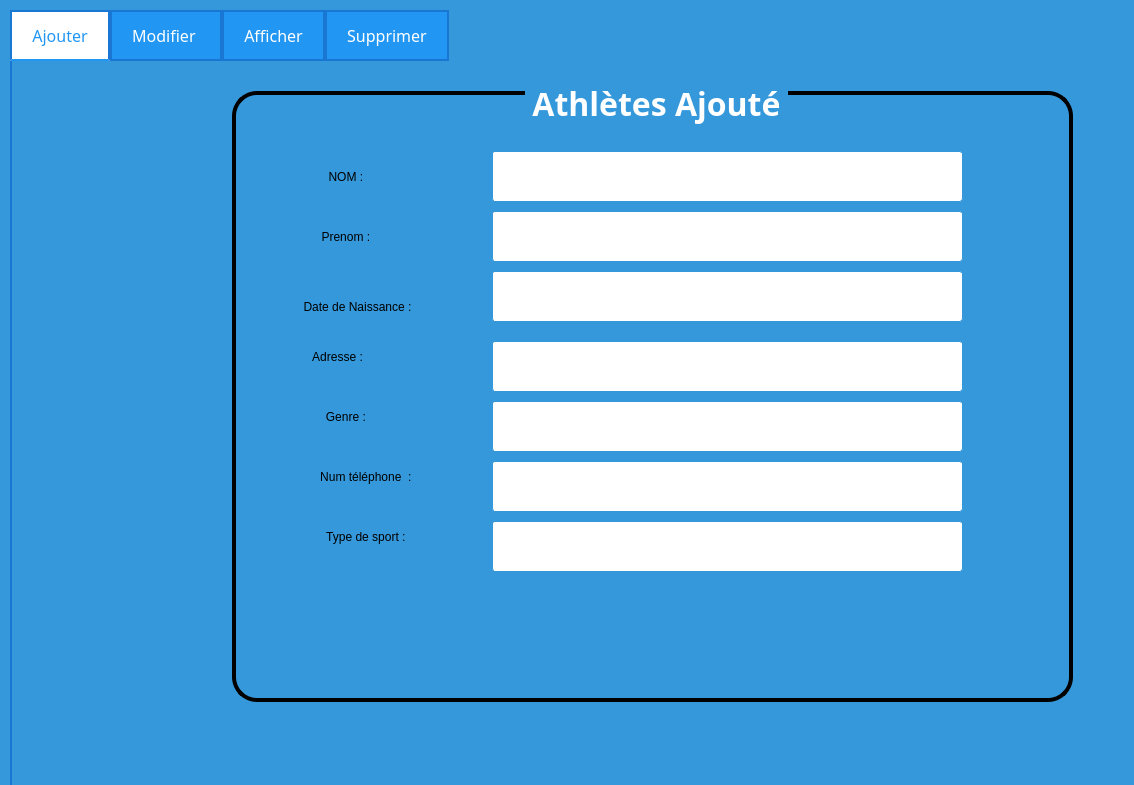
<?xml version="1.0" encoding="UTF-8"?>
<ui version="4.0">
 <class>Dialog</class>
 <widget class="QDialog" name="Dialog">
  <property name="geometry">
   <rect>
    <x>0</x>
    <y>0</y>
    <width>1134</width>
    <height>785</height>
   </rect>
  </property>
  <property name="windowTitle">
   <string>Dialog</string>
  </property>
  <property name="styleSheet">
   <string notr="true">background-color: rgb(52, 152, 219);</string>
  </property>
  <widget class="QTabWidget" name="tabWidget">
   <property name="geometry">
    <rect>
     <x>10</x>
     <y>10</y>
     <width>1902</width>
     <height>1019</height>
    </rect>
   </property>
   <property name="font">
    <font>
     <family>Arial Rounded MT Bold</family>
     <pointsize>20</pointsize>
    </font>
   </property>
   <property name="styleSheet">
    <string notr="true">/* Fond du QTabWidget */
QTabWidget {
    background: qlineargradient(spread:pad, x1:0, y1:0, x2:0, y2:1, stop:0 rgba(30, 144, 255, 255), stop:1 rgba(0, 70, 128, 255));
}

/* Style des onglets */
QTabBar::tab {
    background-color: #2196F3; /* Bleu primaire du thème de sport nautique */
    color: #ffffff; /* Texte blanc */
    border: 2px solid #1976D2; /* Bordure bleu foncé */
    padding: 12px 20px; /* Espacement interne - ajustez selon vos besoins */
    text-align: center; /* Centrer le texte */
}

/* Style des onglets lorsqu'ils sont survolés */
QTabBar::tab:hover {
    background-color: #1565C0; /* Bleu plus foncé au survol */
}

/* Style des onglets actifs */
QTabBar::tab:selected {
    background-color: #ffffff; /* Fond blanc pour l'onglet actif */
    color: #2196F3; /* Texte bleu primaire pour l'onglet actif */
    border-bottom: 2px solid #2196F3; /* Bordure bleu primaire en bas de l'onglet actif */
}

/* Style du contenu des onglets */
QTabWidget::pane {
    border: 2px solid #1976D2; /* Bordure bleu foncé pour le contenu des onglets */
    border-top: 0; /* Supprimer la bordure supérieure */
}

/* Style des boutons de fermeture des onglets */
QTabBar::close-button {
    image: url(close.png); /* Remplacez par le chemin de votre icône de fermeture */
    subcontrol-position: right; /* Position à droite du texte de l'onglet */
}

QTabBar::close-button:hover {
    image: url(close-hover.png); /* Icône de fermeture au survol */
}

/* Ajustement de la police */
QTabBar {
    font-size: 16px; /* Taille de la police pour les onglets */
    qproperty-drawBase: 0; /* Désactiver le dessin de la base (fond) de l'onglet */
}
</string>
   </property>
   <property name="currentIndex">
    <number>0</number>
   </property>
   <widget class="QWidget" name="Ajouter">
    <attribute name="title">
     <string>Ajouter</string>
    </attribute>
    <widget class="QGroupBox" name="groupBox">
     <property name="geometry">
      <rect>
       <x>220</x>
       <y>20</y>
       <width>841</width>
       <height>621</height>
      </rect>
     </property>
     <property name="font">
      <font>
       <family>Trebuchet MS</family>
       <pointsize>24</pointsize>
       <weight>75</weight>
       <bold>true</bold>
      </font>
     </property>
     <property name="styleSheet">
      <string notr="true">/* Style de base pour la QGroupBox */
QGroupBox {
    border: 4px solid #000000; /* Bordure bleue */
    border-radius: 25px; /* Coins arrondis */
    margin-top: 10px; /* Marge en haut */
}

/* Style du titre de la QGroupBox */
QGroupBox::title {
    subcontrol-origin: margin;
    subcontrol-position: top center;
    padding: 0 3px;
    background-color: #3498db; /* Fond bleu pour le titre */
    color: #ffffff; /* Texte blanc pour le titre */
}

/* Style des QLabel à l'intérieur de la QGroupBox */
QLabel {
    color: #000000; /* Couleur du texte */
}

/* Style des QRadioButton à l'intérieur de la QGroupBox */
QRadioButton {
    color: #333333; /* Couleur du texte */
}

/* Style des QComboBox à l'intérieur de la QGroupBox */
QComboBox {
    background-color: #ffffff; /* Fond blanc */
    color: #333333; /* Couleur du texte */
    border: 1px solid #3498db; /* Bordure bleue */
    border-radius: 3px; /* Coins arrondis */
    padding: 2px; /* Espacement interne */
}

/* Style des QLineEdit à l'intérieur de la QGroupBox */
QLineEdit {
    background-color: #ffffff; /* Fond blanc */
    color: #333333; /* Couleur du texte */
    border: 1px solid #3498db; /* Bordure bleue */
    border-radius: 3px; /* Coins arrondis */
    padding: 2px; /* Espacement interne */
}

/* Style des QSpinBox à l'intérieur de la QGroupBox */
QSpinBox {
    background-color: #ffffff; /* Fond blanc */
    color: #333333; /* Couleur du texte */
    border: 1px solid #3498db; /* Bordure bleue */
    border-radius: 3px; /* Coins arrondis */
    padding: 2px; /* Espacement interne */
}

/* Style général pour les widgets lorsqu'ils sont désactivés */
QWidget:disabled {
    background-color: #f0f0f0; /* Fond gris clair pour les widgets désactivés */
    color: #a0a0a0; /* Couleur du texte grise pour les widgets désactivés */
}</string>
     </property>
     <property name="title">
      <string>Athlètes Ajouté</string>
     </property>
     <property name="alignment">
      <set>Qt::AlignCenter</set>
     </property>
     <widget class="QLabel" name="label">
      <property name="geometry">
       <rect>
        <x>50</x>
        <y>80</y>
        <width>131</width>
        <height>31</height>
       </rect>
      </property>
      <property name="styleSheet">
       <string notr="true">font: italic 14pt &quot;Times New Roman&quot;;</string>
      </property>
      <property name="text">
       <string>NOM : </string>
      </property>
      <property name="alignment">
       <set>Qt::AlignCenter</set>
      </property>
     </widget>
     <widget class="QLabel" name="label_2">
      <property name="geometry">
       <rect>
        <x>50</x>
        <y>140</y>
        <width>131</width>
        <height>31</height>
       </rect>
      </property>
      <property name="styleSheet">
       <string notr="true">font: italic 14pt &quot;Times New Roman&quot;;</string>
      </property>
      <property name="text">
       <string>Prenom : </string>
      </property>
      <property name="alignment">
       <set>Qt::AlignCenter</set>
      </property>
     </widget>
     <widget class="QLabel" name="label_3">
      <property name="geometry">
       <rect>
        <x>40</x>
        <y>210</y>
        <width>171</width>
        <height>31</height>
       </rect>
      </property>
      <property name="styleSheet">
       <string notr="true">font: italic 14pt &quot;Times New Roman&quot;;</string>
      </property>
      <property name="text">
       <string>Date de Naissance :</string>
      </property>
      <property name="alignment">
       <set>Qt::AlignCenter</set>
      </property>
     </widget>
     <widget class="QLabel" name="label_4">
      <property name="geometry">
       <rect>
        <x>40</x>
        <y>260</y>
        <width>131</width>
        <height>31</height>
       </rect>
      </property>
      <property name="styleSheet">
       <string notr="true">font: italic 14pt &quot;Times New Roman&quot;;</string>
      </property>
      <property name="text">
       <string>Adresse :</string>
      </property>
      <property name="alignment">
       <set>Qt::AlignCenter</set>
      </property>
     </widget>
     <widget class="QLabel" name="label_5">
      <property name="geometry">
       <rect>
        <x>50</x>
        <y>320</y>
        <width>131</width>
        <height>31</height>
       </rect>
      </property>
      <property name="styleSheet">
       <string notr="true">font: italic 14pt &quot;Times New Roman&quot;;</string>
      </property>
      <property name="text">
       <string>Genre : </string>
      </property>
      <property name="alignment">
       <set>Qt::AlignCenter</set>
      </property>
     </widget>
     <widget class="QLabel" name="label_6">
      <property name="geometry">
       <rect>
        <x>40</x>
        <y>380</y>
        <width>191</width>
        <height>31</height>
       </rect>
      </property>
      <property name="styleSheet">
       <string notr="true">font: italic 14pt &quot;Times New Roman&quot;;</string>
      </property>
      <property name="text">
       <string>Num téléphone  : </string>
      </property>
      <property name="alignment">
       <set>Qt::AlignCenter</set>
      </property>
     </widget>
     <widget class="QLineEdit" name="lineedit_nom2">
      <property name="geometry">
       <rect>
        <x>260</x>
        <y>70</y>
        <width>471</width>
        <height>51</height>
       </rect>
      </property>
      <property name="font">
       <font>
        <pointsize>14</pointsize>
       </font>
      </property>
      <property name="alignment">
       <set>Qt::AlignCenter</set>
      </property>
      <property name="readOnly">
       <bool>true</bool>
      </property>
      <property name="placeholderText">
       <string/>
      </property>
     </widget>
     <widget class="QLineEdit" name="lineedit_prenom2">
      <property name="geometry">
       <rect>
        <x>260</x>
        <y>130</y>
        <width>471</width>
        <height>51</height>
       </rect>
      </property>
      <property name="font">
       <font>
        <pointsize>14</pointsize>
       </font>
      </property>
      <property name="alignment">
       <set>Qt::AlignCenter</set>
      </property>
      <property name="readOnly">
       <bool>true</bool>
      </property>
      <property name="placeholderText">
       <string/>
      </property>
     </widget>
     <widget class="QLineEdit" name="lineedit_adresse2">
      <property name="geometry">
       <rect>
        <x>260</x>
        <y>260</y>
        <width>471</width>
        <height>51</height>
       </rect>
      </property>
      <property name="font">
       <font>
        <pointsize>14</pointsize>
       </font>
      </property>
      <property name="alignment">
       <set>Qt::AlignCenter</set>
      </property>
      <property name="readOnly">
       <bool>true</bool>
      </property>
      <property name="placeholderText">
       <string/>
      </property>
     </widget>
     <widget class="QLineEdit" name="lineedit_tel2">
      <property name="geometry">
       <rect>
        <x>260</x>
        <y>380</y>
        <width>471</width>
        <height>51</height>
       </rect>
      </property>
      <property name="font">
       <font>
        <pointsize>14</pointsize>
       </font>
      </property>
      <property name="alignment">
       <set>Qt::AlignCenter</set>
      </property>
      <property name="readOnly">
       <bool>true</bool>
      </property>
      <property name="placeholderText">
       <string/>
      </property>
     </widget>
     <widget class="QLabel" name="label_13">
      <property name="geometry">
       <rect>
        <x>40</x>
        <y>440</y>
        <width>191</width>
        <height>31</height>
       </rect>
      </property>
      <property name="styleSheet">
       <string notr="true">font: italic 14pt &quot;Times New Roman&quot;;</string>
      </property>
      <property name="text">
       <string>Type de sport : </string>
      </property>
      <property name="alignment">
       <set>Qt::AlignCenter</set>
      </property>
     </widget>
     <widget class="QLineEdit" name="lineedit_date">
      <property name="geometry">
       <rect>
        <x>260</x>
        <y>190</y>
        <width>471</width>
        <height>51</height>
       </rect>
      </property>
      <property name="font">
       <font>
        <pointsize>14</pointsize>
       </font>
      </property>
      <property name="alignment">
       <set>Qt::AlignCenter</set>
      </property>
      <property name="readOnly">
       <bool>true</bool>
      </property>
      <property name="placeholderText">
       <string/>
      </property>
     </widget>
     <widget class="QLineEdit" name="lineedit_genre2">
      <property name="geometry">
       <rect>
        <x>260</x>
        <y>320</y>
        <width>471</width>
        <height>51</height>
       </rect>
      </property>
      <property name="font">
       <font>
        <pointsize>14</pointsize>
       </font>
      </property>
      <property name="alignment">
       <set>Qt::AlignCenter</set>
      </property>
      <property name="readOnly">
       <bool>true</bool>
      </property>
      <property name="placeholderText">
       <string/>
      </property>
     </widget>
     <widget class="QLineEdit" name="lineedit_typesport">
      <property name="geometry">
       <rect>
        <x>260</x>
        <y>440</y>
        <width>471</width>
        <height>51</height>
       </rect>
      </property>
      <property name="font">
       <font>
        <pointsize>14</pointsize>
       </font>
      </property>
      <property name="alignment">
       <set>Qt::AlignCenter</set>
      </property>
      <property name="readOnly">
       <bool>true</bool>
      </property>
      <property name="placeholderText">
       <string/>
      </property>
     </widget>
    </widget>
   </widget>
   <widget class="QWidget" name="Modifier">
    <attribute name="title">
     <string>Modifier </string>
    </attribute>
    <widget class="QGroupBox" name="groupBox_3">
     <property name="geometry">
      <rect>
       <x>90</x>
       <y>40</y>
       <width>1221</width>
       <height>621</height>
      </rect>
     </property>
     <property name="font">
      <font>
       <family>Trebuchet MS</family>
       <pointsize>24</pointsize>
       <weight>75</weight>
       <bold>true</bold>
      </font>
     </property>
     <property name="styleSheet">
      <string notr="true">/* Style de base pour la QGroupBox */
QGroupBox {
    border: 4px solid #000000; /* Bordure bleue */
    border-radius: 25px; /* Coins arrondis */
    margin-top: 10px; /* Marge en haut */
}

/* Style du titre de la QGroupBox */
QGroupBox::title {
    subcontrol-origin: margin;
    subcontrol-position: top center;
    padding: 0 3px;
    background-color: #3498db; /* Fond bleu pour le titre */
    color: #ffffff; /* Texte blanc pour le titre */
}

/* Style des QLabel à l'intérieur de la QGroupBox */
QLabel {
    color: #000000; /* Couleur du texte */
}

/* Style des QRadioButton à l'intérieur de la QGroupBox */
QRadioButton {
    color: #333333; /* Couleur du texte */
}

/* Style des QComboBox à l'intérieur de la QGroupBox */
QComboBox {
    background-color: #ffffff; /* Fond blanc */
    color: #333333; /* Couleur du texte */
    border: 1px solid #3498db; /* Bordure bleue */
    border-radius: 3px; /* Coins arrondis */
    padding: 2px; /* Espacement interne */
}

/* Style des QLineEdit à l'intérieur de la QGroupBox */
QLineEdit {
    background-color: #ffffff; /* Fond blanc */
    color: #333333; /* Couleur du texte */
    border: 1px solid #3498db; /* Bordure bleue */
    border-radius: 3px; /* Coins arrondis */
    padding: 2px; /* Espacement interne */
}

/* Style des QSpinBox à l'intérieur de la QGroupBox */
QSpinBox {
    background-color: #ffffff; /* Fond blanc */
    color: #333333; /* Couleur du texte */
    border: 1px solid #3498db; /* Bordure bleue */
    border-radius: 3px; /* Coins arrondis */
    padding: 2px; /* Espacement interne */
}

/* Style général pour les widgets lorsqu'ils sont désactivés */
QWidget:disabled {
    background-color: #f0f0f0; /* Fond gris clair pour les widgets désactivés */
    color: #a0a0a0; /* Couleur du texte grise pour les widgets désactivés */
}</string>
     </property>
     <property name="title">
      <string>MODIFIER</string>
     </property>
     <property name="alignment">
      <set>Qt::AlignCenter</set>
     </property>
     <widget class="QLabel" name="label_7">
      <property name="geometry">
       <rect>
        <x>50</x>
        <y>80</y>
        <width>131</width>
        <height>31</height>
       </rect>
      </property>
      <property name="styleSheet">
       <string notr="true">font: italic 14pt &quot;Times New Roman&quot;;</string>
      </property>
      <property name="text">
       <string>NOM : </string>
      </property>
      <property name="alignment">
       <set>Qt::AlignCenter</set>
      </property>
     </widget>
     <widget class="QLabel" name="label_8">
      <property name="geometry">
       <rect>
        <x>50</x>
        <y>140</y>
        <width>131</width>
        <height>31</height>
       </rect>
      </property>
      <property name="styleSheet">
       <string notr="true">font: italic 14pt &quot;Times New Roman&quot;;</string>
      </property>
      <property name="text">
       <string>Prenom : </string>
      </property>
      <property name="alignment">
       <set>Qt::AlignCenter</set>
      </property>
     </widget>
     <widget class="QLabel" name="label_9">
      <property name="geometry">
       <rect>
        <x>40</x>
        <y>210</y>
        <width>171</width>
        <height>31</height>
       </rect>
      </property>
      <property name="styleSheet">
       <string notr="true">font: italic 14pt &quot;Times New Roman&quot;;</string>
      </property>
      <property name="text">
       <string>Date de Naissance :</string>
      </property>
      <property name="alignment">
       <set>Qt::AlignCenter</set>
      </property>
     </widget>
     <widget class="QLabel" name="label_10">
      <property name="geometry">
       <rect>
        <x>40</x>
        <y>260</y>
        <width>131</width>
        <height>31</height>
       </rect>
      </property>
      <property name="styleSheet">
       <string notr="true">font: italic 14pt &quot;Times New Roman&quot;;</string>
      </property>
      <property name="text">
       <string>Adresse :</string>
      </property>
      <property name="alignment">
       <set>Qt::AlignCenter</set>
      </property>
     </widget>
     <widget class="QLabel" name="label_11">
      <property name="geometry">
       <rect>
        <x>50</x>
        <y>320</y>
        <width>131</width>
        <height>31</height>
       </rect>
      </property>
      <property name="styleSheet">
       <string notr="true">font: italic 14pt &quot;Times New Roman&quot;;</string>
      </property>
      <property name="text">
       <string>Genre : </string>
      </property>
      <property name="alignment">
       <set>Qt::AlignCenter</set>
      </property>
     </widget>
     <widget class="QLabel" name="label_12">
      <property name="geometry">
       <rect>
        <x>40</x>
        <y>380</y>
        <width>191</width>
        <height>31</height>
       </rect>
      </property>
      <property name="styleSheet">
       <string notr="true">font: italic 14pt &quot;Times New Roman&quot;;</string>
      </property>
      <property name="text">
       <string>Num téléphone  : </string>
      </property>
      <property name="alignment">
       <set>Qt::AlignCenter</set>
      </property>
     </widget>
     <widget class="QLineEdit" name="lineedit_nom_2">
      <property name="geometry">
       <rect>
        <x>260</x>
        <y>70</y>
        <width>471</width>
        <height>51</height>
       </rect>
      </property>
      <property name="font">
       <font>
        <pointsize>14</pointsize>
       </font>
      </property>
      <property name="alignment">
       <set>Qt::AlignCenter</set>
      </property>
      <property name="placeholderText">
       <string>Modifier le nom </string>
      </property>
     </widget>
     <widget class="QLineEdit" name="lineedit_prenom_2">
      <property name="geometry">
       <rect>
        <x>260</x>
        <y>130</y>
        <width>471</width>
        <height>51</height>
       </rect>
      </property>
      <property name="font">
       <font>
        <pointsize>14</pointsize>
       </font>
      </property>
      <property name="alignment">
       <set>Qt::AlignCenter</set>
      </property>
      <property name="placeholderText">
       <string>Modifier le Prenom</string>
      </property>
     </widget>
     <widget class="QLineEdit" name="lineedit_adresse_2">
      <property name="geometry">
       <rect>
        <x>260</x>
        <y>260</y>
        <width>471</width>
        <height>51</height>
       </rect>
      </property>
      <property name="font">
       <font>
        <pointsize>14</pointsize>
       </font>
      </property>
      <property name="alignment">
       <set>Qt::AlignCenter</set>
      </property>
      <property name="placeholderText">
       <string>Modifier l'Adresse</string>
      </property>
     </widget>
     <widget class="QLineEdit" name="lineedit_tel_2">
      <property name="geometry">
       <rect>
        <x>260</x>
        <y>380</y>
        <width>471</width>
        <height>51</height>
       </rect>
      </property>
      <property name="font">
       <font>
        <pointsize>14</pointsize>
       </font>
      </property>
      <property name="alignment">
       <set>Qt::AlignCenter</set>
      </property>
      <property name="placeholderText">
       <string>Entrez votre numero de téléphone </string>
      </property>
     </widget>
     <widget class="QRadioButton" name="radiobutton_homme_2">
      <property name="geometry">
       <rect>
        <x>266</x>
        <y>329</y>
        <width>151</width>
        <height>31</height>
       </rect>
      </property>
      <property name="font">
       <font>
        <pointsize>14</pointsize>
       </font>
      </property>
      <property name="text">
       <string>Homme</string>
      </property>
     </widget>
     <widget class="QRadioButton" name="radiobutton_femme_2">
      <property name="geometry">
       <rect>
        <x>510</x>
        <y>340</y>
        <width>151</width>
        <height>20</height>
       </rect>
      </property>
      <property name="font">
       <font>
        <pointsize>14</pointsize>
       </font>
      </property>
      <property name="text">
       <string>Femme</string>
      </property>
     </widget>
     <widget class="QLabel" name="label_14">
      <property name="geometry">
       <rect>
        <x>40</x>
        <y>440</y>
        <width>191</width>
        <height>31</height>
       </rect>
      </property>
      <property name="styleSheet">
       <string notr="true">font: italic 14pt &quot;Times New Roman&quot;;</string>
      </property>
      <property name="text">
       <string>Type de sport : </string>
      </property>
      <property name="alignment">
       <set>Qt::AlignCenter</set>
      </property>
     </widget>
     <widget class="QComboBox" name="combobox_2">
      <property name="geometry">
       <rect>
        <x>260</x>
        <y>440</y>
        <width>471</width>
        <height>51</height>
       </rect>
      </property>
      <item>
       <property name="text">
        <string>Choisir Le type de Sport</string>
       </property>
      </item>
      <item>
       <property name="text">
        <string>Natation</string>
       </property>
      </item>
      <item>
       <property name="text">
        <string>Paddling</string>
       </property>
      </item>
      <item>
       <property name="text">
        <string>Boating</string>
       </property>
      </item>
      <item>
       <property name="text">
        <string>Kayak</string>
       </property>
      </item>
     </widget>
     <widget class="QPushButton" name="pushButton_2">
      <property name="geometry">
       <rect>
        <x>380</x>
        <y>520</y>
        <width>221</width>
        <height>51</height>
       </rect>
      </property>
      <property name="styleSheet">
       <string notr="true">/* Style de base pour le QPushButton */

QPushButton {
    background-color: #2980b9; /* Bleu légèrement plus foncé que l'arrière-plan global */
    color: #ffffff; /* Texte blanc */
    border: 5px solid #2980b9; /* Bordure bleue */
    border-radius: 10px; /* Coins arrondis */
    padding: 5px 10px; /* Espacement interne */
font: 75 18pt &quot;Times New Roman&quot;;
}

/* Style du QPushButton lorsqu'il est survolé */
QPushButton:hover {
    background-color: #1b6488; /* Bleu plus foncé au survol */
}

/* Style du QPushButton lorsqu'il est pressé (clic) */
QPushButton:pressed {
    background-color: #1a5c7a; /* Bleu encore plus foncé au clic */
}

/* Style du QPushButton lorsqu'il est en focus (tabulation) */
QPushButton:focus {
    outline: none; /* Supprimer le contour par défaut */
    border: 2px solid #1a5c7a; /* Bordure plus foncée lorsqu'en focus */
}

/* Style du QPushButton lorsqu'il est désactivé */
QPushButton:disabled {
    background-color: #b0b0b0; /* Fond gris clair pour les boutons désactivés */
    color: #707070; /* Couleur du texte grise pour les boutons désactivés */
    border: 2px solid #b0b0b0; /* Bordure grise pour les boutons désactivés */
}

/* Style général pour les widgets lorsqu'ils sont désactivés */
QWidget:disabled {
    background-color: #f0f0f0; /* Fond gris clair pour les widgets désactivés */
    color: #a0a0a0; /* Couleur du texte grise pour les widgets désactivés */
}
</string>
      </property>
      <property name="text">
       <string>Modifier</string>
      </property>
     </widget>
     <widget class="QDateEdit" name="dateedit_2">
      <property name="geometry">
       <rect>
        <x>260</x>
        <y>200</y>
        <width>471</width>
        <height>41</height>
       </rect>
      </property>
      <property name="minimumSize">
       <size>
        <width>0</width>
        <height>0</height>
       </size>
      </property>
      <property name="styleSheet">
       <string notr="true">background-color: rgb(255, 255, 255);</string>
      </property>
      <property name="alignment">
       <set>Qt::AlignCenter</set>
      </property>
      <property name="specialValueText">
       <string/>
      </property>
     </widget>
     <widget class="QLineEdit" name="lineedit_nom_3">
      <property name="geometry">
       <rect>
        <x>930</x>
        <y>160</y>
        <width>221</width>
        <height>51</height>
       </rect>
      </property>
      <property name="font">
       <font>
        <pointsize>14</pointsize>
       </font>
      </property>
      <property name="alignment">
       <set>Qt::AlignCenter</set>
      </property>
      <property name="placeholderText">
       <string>Rechercher par ID</string>
      </property>
     </widget>
     <widget class="QLabel" name="label_15">
      <property name="geometry">
       <rect>
        <x>800</x>
        <y>170</y>
        <width>131</width>
        <height>31</height>
       </rect>
      </property>
      <property name="styleSheet">
       <string notr="true">font: italic 14pt &quot;Times New Roman&quot;;</string>
      </property>
      <property name="text">
       <string>ID_atlètes :</string>
      </property>
      <property name="alignment">
       <set>Qt::AlignCenter</set>
      </property>
     </widget>
     <widget class="QLabel" name="label_16">
      <property name="geometry">
       <rect>
        <x>820</x>
        <y>50</y>
        <width>361</width>
        <height>51</height>
       </rect>
      </property>
      <property name="styleSheet">
       <string notr="true">font: italic 14pt &quot;Times New Roman&quot;;</string>
      </property>
      <property name="text">
       <string>Rechercher l'athlètes à modifier mar l'ID</string>
      </property>
      <property name="alignment">
       <set>Qt::AlignCenter</set>
      </property>
     </widget>
     <widget class="QPushButton" name="pushButton_3">
      <property name="geometry">
       <rect>
        <x>910</x>
        <y>310</y>
        <width>221</width>
        <height>51</height>
       </rect>
      </property>
      <property name="styleSheet">
       <string notr="true">/* Style de base pour le QPushButton */

QPushButton {
    background-color: #2980b9; /* Bleu légèrement plus foncé que l'arrière-plan global */
    color: #ffffff; /* Texte blanc */
    border: 5px solid #2980b9; /* Bordure bleue */
    border-radius: 10px; /* Coins arrondis */
    padding: 5px 10px; /* Espacement interne */
font: 75 18pt &quot;Times New Roman&quot;;
}

/* Style du QPushButton lorsqu'il est survolé */
QPushButton:hover {
    background-color: #1b6488; /* Bleu plus foncé au survol */
}

/* Style du QPushButton lorsqu'il est pressé (clic) */
QPushButton:pressed {
    background-color: #1a5c7a; /* Bleu encore plus foncé au clic */
}

/* Style du QPushButton lorsqu'il est en focus (tabulation) */
QPushButton:focus {
    outline: none; /* Supprimer le contour par défaut */
    border: 2px solid #1a5c7a; /* Bordure plus foncée lorsqu'en focus */
}

/* Style du QPushButton lorsqu'il est désactivé */
QPushButton:disabled {
    background-color: #b0b0b0; /* Fond gris clair pour les boutons désactivés */
    color: #707070; /* Couleur du texte grise pour les boutons désactivés */
    border: 2px solid #b0b0b0; /* Bordure grise pour les boutons désactivés */
}

/* Style général pour les widgets lorsqu'ils sont désactivés */
QWidget:disabled {
    background-color: #f0f0f0; /* Fond gris clair pour les widgets désactivés */
    color: #a0a0a0; /* Couleur du texte grise pour les widgets désactivés */
}
</string>
      </property>
      <property name="text">
       <string>Rechercher</string>
      </property>
     </widget>
    </widget>
   </widget>
   <widget class="QWidget" name="afficher">
    <attribute name="title">
     <string>Afficher</string>
    </attribute>
    <widget class="QGroupBox" name="groupBox_2">
     <property name="geometry">
      <rect>
       <x>50</x>
       <y>130</y>
       <width>1121</width>
       <height>541</height>
      </rect>
     </property>
     <property name="font">
      <font>
       <family>Trebuchet MS</family>
       <pointsize>24</pointsize>
       <weight>75</weight>
       <bold>true</bold>
      </font>
     </property>
     <property name="styleSheet">
      <string notr="true">/* Style de base pour la QGroupBox */
QGroupBox {
    border: 4px solid #000000; /* Bordure bleue */
    border-radius: 25px; /* Coins arrondis */
    margin-top: 10px; /* Marge en haut */
}

/* Style du titre de la QGroupBox */
QGroupBox::title {
    subcontrol-origin: margin;
    subcontrol-position: top center;
    padding: 0 3px;
    background-color: #3498db; /* Fond bleu pour le titre */
    color: #ffffff; /* Texte blanc pour le titre */
}

/* Style des QLabel à l'intérieur de la QGroupBox */
QLabel {
    color: #000000; /* Couleur du texte */
}

/* Style des QRadioButton à l'intérieur de la QGroupBox */
QRadioButton {
    color: #333333; /* Couleur du texte */
}

/* Style des QComboBox à l'intérieur de la QGroupBox */
QComboBox {
    background-color: #ffffff; /* Fond blanc */
    color: #333333; /* Couleur du texte */
    border: 1px solid #3498db; /* Bordure bleue */
    border-radius: 3px; /* Coins arrondis */
    padding: 2px; /* Espacement interne */
}

/* Style des QLineEdit à l'intérieur de la QGroupBox */
QLineEdit {
    background-color: #ffffff; /* Fond blanc */
    color: #333333; /* Couleur du texte */
    border: 1px solid #3498db; /* Bordure bleue */
    border-radius: 3px; /* Coins arrondis */
    padding: 2px; /* Espacement interne */
}

/* Style des QSpinBox à l'intérieur de la QGroupBox */
QSpinBox {
    background-color: #ffffff; /* Fond blanc */
    color: #333333; /* Couleur du texte */
    border: 1px solid #3498db; /* Bordure bleue */
    border-radius: 3px; /* Coins arrondis */
    padding: 2px; /* Espacement interne */
}

/* Style général pour les widgets lorsqu'ils sont désactivés */
QWidget:disabled {
    background-color: #f0f0f0; /* Fond gris clair pour les widgets désactivés */
    color: #a0a0a0; /* Couleur du texte grise pour les widgets désactivés */
}</string>
     </property>
     <property name="title">
      <string>liste des athlètes</string>
     </property>
     <property name="alignment">
      <set>Qt::AlignCenter</set>
     </property>
     <widget class="QTableView" name="tableView">
      <property name="geometry">
       <rect>
        <x>80</x>
        <y>60</y>
        <width>981</width>
        <height>451</height>
       </rect>
      </property>
      <property name="styleSheet">
       <string notr="true">background-color: rgb(255, 255, 255);</string>
      </property>
     </widget>
    </widget>
   </widget>
   <widget class="QWidget" name="supprimer">
    <attribute name="title">
     <string>Supprimer</string>
    </attribute>
   </widget>
  </widget>
 </widget>
 <resources/>
 <connections/>
</ui>
